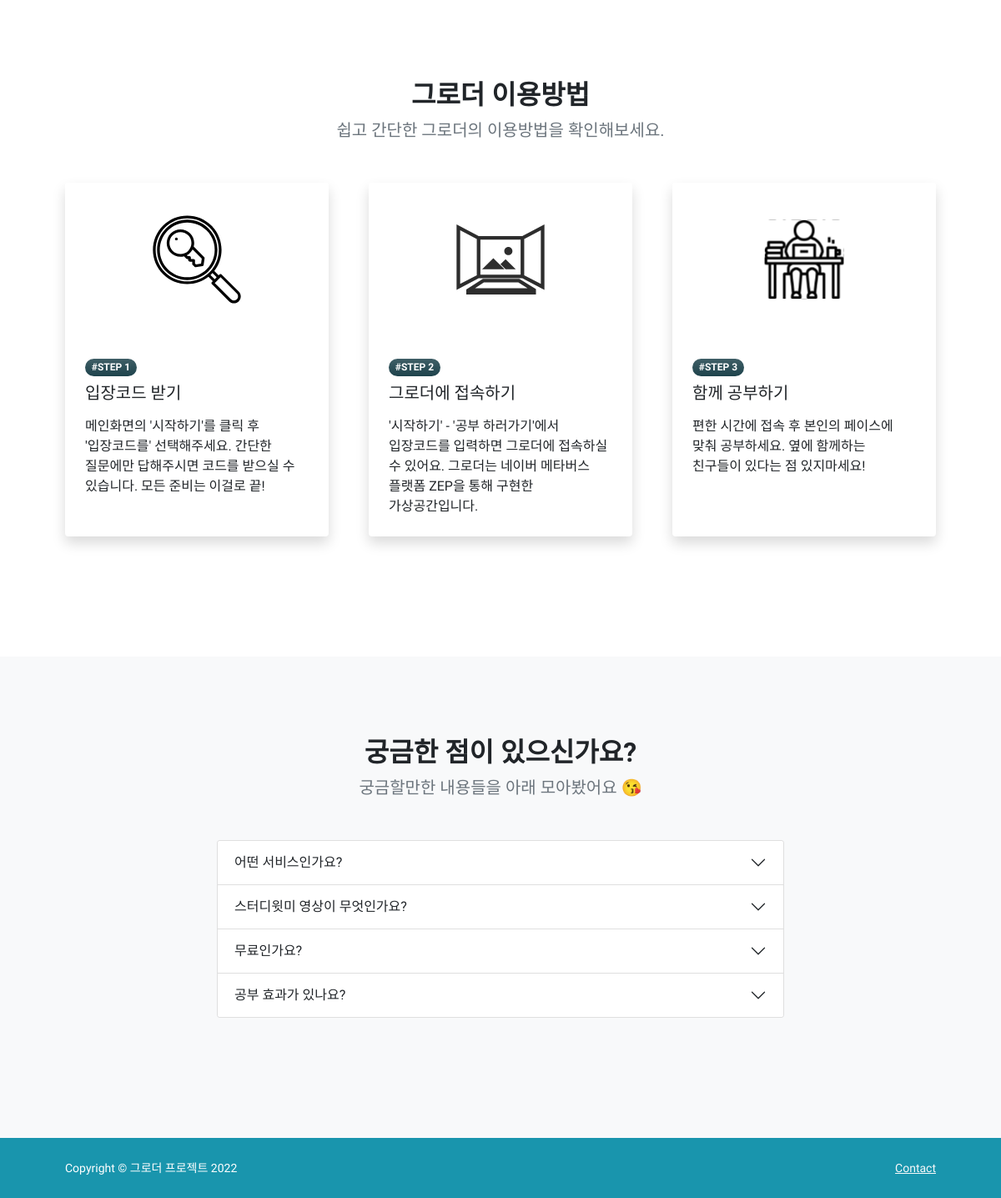
Before: / (lower part) with the older database file.
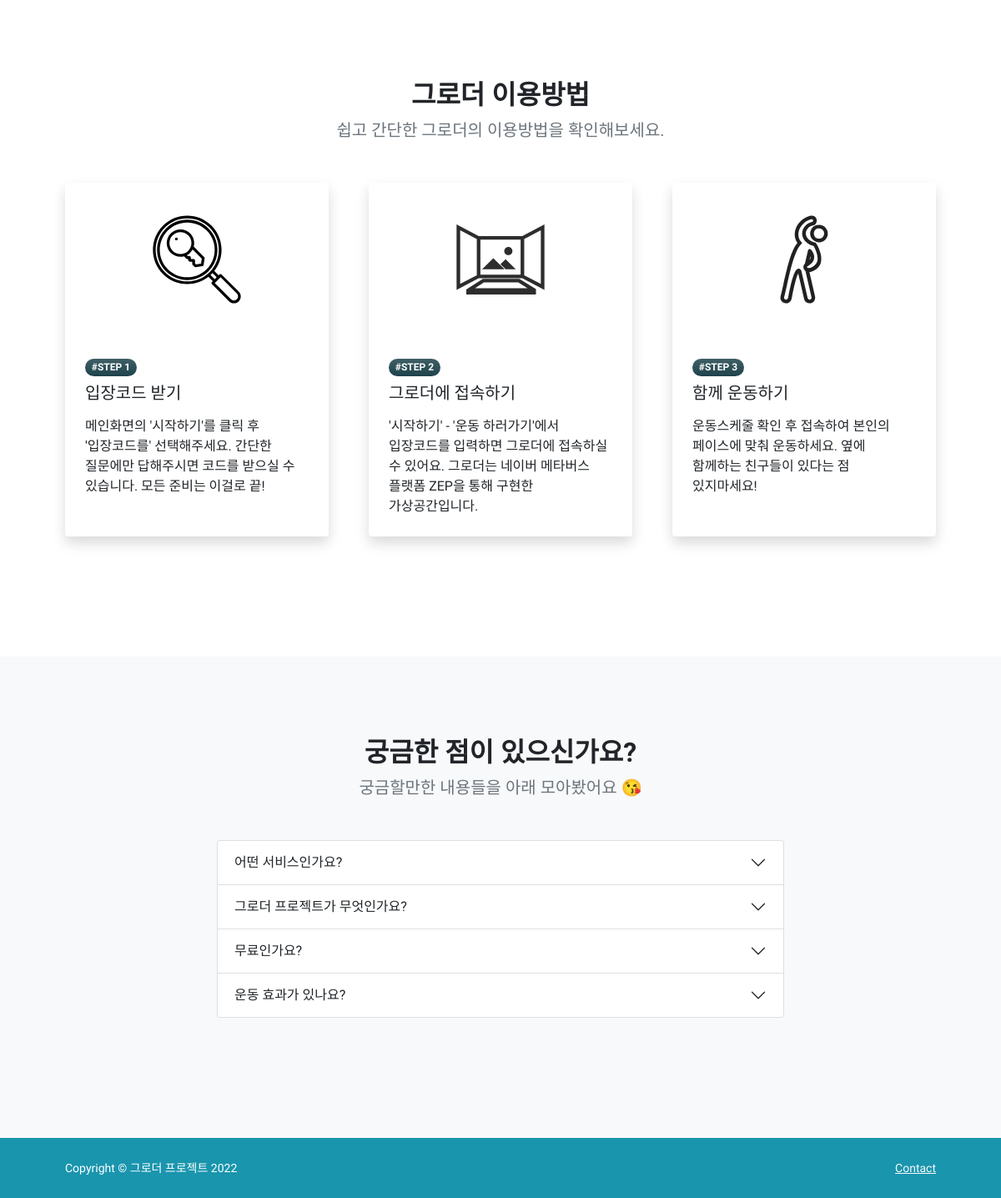
After: the same page with the newer database file.
### information/models.py (models this page shows, shortened)
class HowTo(models.Model):
    hashtag = models.CharField(max_length=12, verbose_name='해시태그')
    instruction_header = models.CharField(max_length=24, verbose_name='제목')
    instruction_content = models.TextField(verbose_name='내용')
    img_path = models.CharField(max_length=255, verbose_name='이미지 경로')

class FaqContent(models.Model):
    question = models.CharField(max_length=50, verbose_name='질문')
    answer = models.TextField(verbose_name='답변')
    heading_num = models.CharField(max_length=12)
    collapse_num = models.CharField(max_length=12)
    dt_created = models.DateTimeField(verbose_name='Date Created', auto_now_add=True)
    dt_modified = models.DateTimeField(verbose_name='Date Modified', auto_now=True)

### information/views.py (the view)
# urls.py: path('', include('information.urls')),
def information(request):
    faqs = FaqContent.objects.all()
    how_tos = HowTo.objects.all()
    context = {'faqs': faqs, 'how_tos': how_tos}
    return render(request, 'information/index.html', context=context)

### information/templates/information/index.html (shortened to what this page needs)
{% extends './base.html' %}
{% load static %}
{% block body_content %}
        <main class="flex-shrink-0">
            <section id="how-to" class="py-5">
                <div class="container px-5 my-5">
                    <div class="row gx-5 justify-content-center">
                        <div class="col-lg-8 col-xl-6">
                            <div class="text-center">
                                <h2 class="fw-bolder">그로더 이용방법</h2>
                                <p class="lead fw-normal text-muted mb-5">쉽고 간단한 그로더의 이용방법을 확인해보세요.</p>
                            </div>
                        </div>
                    </div>
                    <div class="row gx-5">
                        {% for how_to in how_tos %}
                        <div class="col-lg-4 mb-5">
                            <div class="card h-100 shadow border-0">
                                <img class="card-img-top" src={% get_static_prefix %}{{ how_to.img_path }} alt="..." />
                                <div class="card-body p-4">
                                    <div class="badge bg-primary bg-gradient rounded-pill mb-2">{{ how_to.hashtag }}</div>
                                    <a class="text-decoration-none link-dark stretched-link" href="#main-hero"><h5 class="card-title mb-3">{{ how_to.instruction_header }}</h5></a>
                                    <p class="card-text mb-0">{{ how_to.instruction_content }}</p>
                                </div>
                            </div>
                        </div>
                        {% endfor %}
                    </div>
                </div>
            </section>
            <section id="faq-section" class="py-5 bg-light">
                <div class="container px-5 my-5">
                    <div class="text-center mb-5">
                        <h2 class="fw-bolder">궁금한 점이 있으신가요?</h2>
                        <p class="lead fw-normal text-muted mb-0">궁금할만한 내용들을 아래 모아봤어요 &#128536;</p>
                    </div>
                    <div class="row gx-5 justify-content-center">
                        <div class="col-xl-8">
                            <div class="accordion mb-5" id="accordionExample">
                                {% for faq in faqs %}
                                <div class="accordion-item">
                                    <h3 class="accordion-header" id="heading{{ faq.heading_num }}"><button class="accordion-button collapsed" type="button" data-bs-toggle="collapse" data-bs-target="#collapse{{ faq.collapse_num }}" aria-expanded="true" aria-controls="collapse{{ faq.collapse_num }}">{{ faq.question }}</button></h3>
                                </div>
                                {% endfor %}
                            </div>
                        </div>
                    </div>
                </div>
            </section>
        </main>
    {% endblock body_content %}

### information/templates/information/base.html (shortened to what this page needs)
{% load static %}
<!DOCTYPE html>
<html lang="ko">
    <head>
        <link rel="stylesheet" href="https://cdn.jsdelivr.net/npm/bootstrap-icons@1.9.1/font/bootstrap-icons.css">
        <link href={% static "information/css/styles.css" %} rel="stylesheet" type="text/css"/>
    </head>
    <body class="d-flex flex-column h-100">
        {% block body_content %}
        {% endblock body_content %}
        <footer class="bg-dark py-4 mt-auto">
            <div class="container px-5">
                <div class="row align-items-center justify-content-between flex-column flex-sm-row">
                    <div class="col-auto"><div class="small m-0 text-white">Copyright &copy; 그로더 프로젝트 2022</div></div>
                    <div class="col-auto">
                        <a class="link-light small" href="mailto: growther.project@gmail.com">Contact</a>
                    </div>
                </div>
            </div>
        </footer>
    </body>
</html>

Changed rows visible on the page:
changed HowTo "그로더에 접속하기": instruction_content "'시작하기' - '공부 하러가기'에서 입장코드를 입력하면 그로더에 접속하실 수 있어요. 그로더는 네이버 메타버스 플랫폼 ZEP을 통해 구현한 가상공간입니다." → "'시작하기' - '운동 하러가기'에서 입장코드를 입력하면 그로더에 접속하실 수 있어요. 그로더는 네이버 메타버스 플랫폼 ZEP을 통해 구현한 가상공간입니다."
changed HowTo "#STEP 3": img_path: a different picture; instruction_header "함께 공부하기" → "함께 운동하기"; instruction_content "편한 시간에 접속 후 본인의 페이스에 맞춰 공부하세요. 옆에 함께하는 친구들이 있다는 점 있지마세요!" → "운동스케줄 확인 후 접속하여 본인의 페이스에 맞춰 운동하세요. 옆에 함께하는 친구들이 있다는 점 있지마세요!"
changed FaqContent: question "스터디윗미 영상이 무엇인가요?" → "그로더 프로젝트가 무엇인가요?"
changed FaqContent: question "공부 효과가 있나요?" → "운동 효과가 있나요?"
